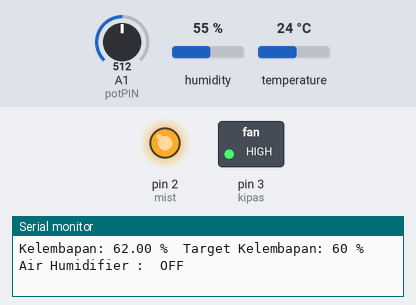
This sketch was run on a simulated Arduino Uno, built with avr-gcc and run on an emulated ATmega328P. On the bench: switched loads named in the sketch (green lamp = pin HIGH), output pins drawn as LEDs (lit = HIGH), the last lines printed to the serial monitor. The inputs (shaded band) are chosen by the test bench; at power-on: humidity 55 %, A1 (potPIN) = 512, temperature 24 °C.

Above: at 4.8 s.
4.9 s: humidity set to 52 %
At 7.3 s:
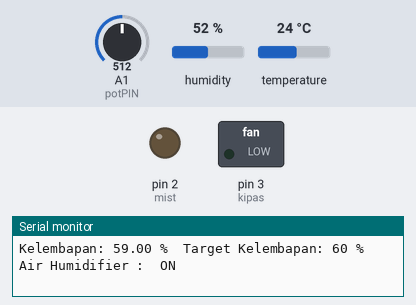
11.3 s: humidity set to 68 %
At 16.8 s:
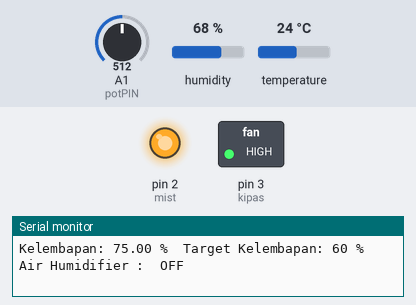
17.6 s: humidity set to 22 %
At 19.3 s:
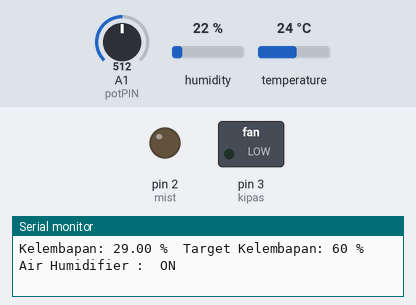
Timing chart, 0 to 20.8 s (numbered marks = the images above; inputs shaded):
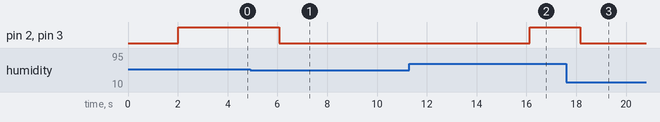

The sketch:

airhumidifier.ino
```cpp
//TUGAS BESAR SISTEM DIGITAL DAN MIKROPROSESOR

// Air Humidifier ----------------------------------------------------------------------------

// 18318010 | Salma Majidah
// 18318011 | M. Izzrul Izzrufi

//  Kebutuhan Awal ---------------------------------------------------------------------------
#include <DHT.h>

//  Pemetaan PIN -----------------------------------------------------------------------------
//    Digital
// D2   | 2   - Relay ke Mist Maker
// D3   | 3   - Relay ke Kipas

//    Analog
// A0   - DHT 11 (sensor suhu dan kelembapan)
// A1   - Potensiometer

//  Persiapan Lokal --------------------------------------------------------------------------
//  DHT
#define DHTPIN A0     //PIN yang digunakan DHT
#define DHTTYPE DHT11   // jenis DHT : DHT 11
DHT dht(DHTPIN, DHTTYPE);

//  Mist maker
int mist = 2;

//  Kipas
int kipas = 3;

// Potensiometer
#define potPIN A1

//  Kalibrasi
int cal = 7;

//  Fungsi Setup -----------------------------------------------------------------------------
void setup() {
  //  Serial begin dan Greeting
  Serial.begin(9600); //baud komunikasi serial
  Serial.println(" Air Humidifier Diaktifkan! ");

  //  Pengaturan pin kipas dan mist maker sebagai output
  pinMode(kipas, OUTPUT);
  pinMode(mist, OUTPUT);

  //  Pembacaan modul sensor dht11
  dht.begin();
}

//  Fungsi Loop ------------------------------------------------------------------------------

void loop() {
  //  Menunggu kesiapan sensor
  delay (2000);

  //  Membaca potensiometer ...
  //  ...(nilai potensiometer diatur agar memiliki range 40-80)
  int pot = 40 + (analogRead(potPIN) / 25);

  //  Membaca Kelembapan
  float kelembapan = dht.readHumidity()+ cal ;

  //  Mengecek pembacaan apabila gagal
  if (isnan(kelembapan) )
  {
    Serial.println("Pembacaan data dari module sensor gagal!");
    return;
  }

  //  Menampilkan nilai kelembapan, target kelembapan, dan kondisi air humidifier
  Serial.print("Kelembapan: " + String(kelembapan) + " %\t");
  Serial.print("Target Kelembapan: " + String(pot) + " %\t");
  Serial.print("Air Humidifier : ");

  //  Jika kelembapan kurang dari nilai treshold
  //  Pengulangan pembacaan kondisi alat
  while (kelembapan <= pot)
  {
    // Air humidifier menyala selama 5 detik
    Serial.println(" ON ");
    digitalWrite(mist, LOW);
    digitalWrite(kipas, LOW);
    delay(5000);

    //  Pembacaan ulang variabel dan penampilan ulang pada serial monitor
    kelembapan = dht.readHumidity() + cal;
    pot = 40 + (analogRead(potPIN) / 25);
    Serial.print("Kelembapan: " + String(kelembapan) + " %\t");
    Serial.print("Target Kelembapan: " + String(pot) + " %\t");
    Serial.print("Air Humidifier : ");
  }

  //  Mematikan air humidifier apabila kondisi tidak terpenuhi
  Serial.println(" OFF ");
  digitalWrite(mist, HIGH);
  digitalWrite(kipas, HIGH);
}
```

Measured:
- the behaviour switches between 54 and 53 % on humidity (found by bisection; images 0 and 1)
- after the input at 4.9 s, pin 2 (mist), pin 3 (kipas): HIGH → LOW after 1.2 s
- after the input at 11.3 s, pin 2 (mist), pin 3 (kipas): LOW → HIGH after 4.8 s
- after the input at 17.6 s, pin 2 (mist), pin 3 (kipas): HIGH → LOW after 0.56 s
